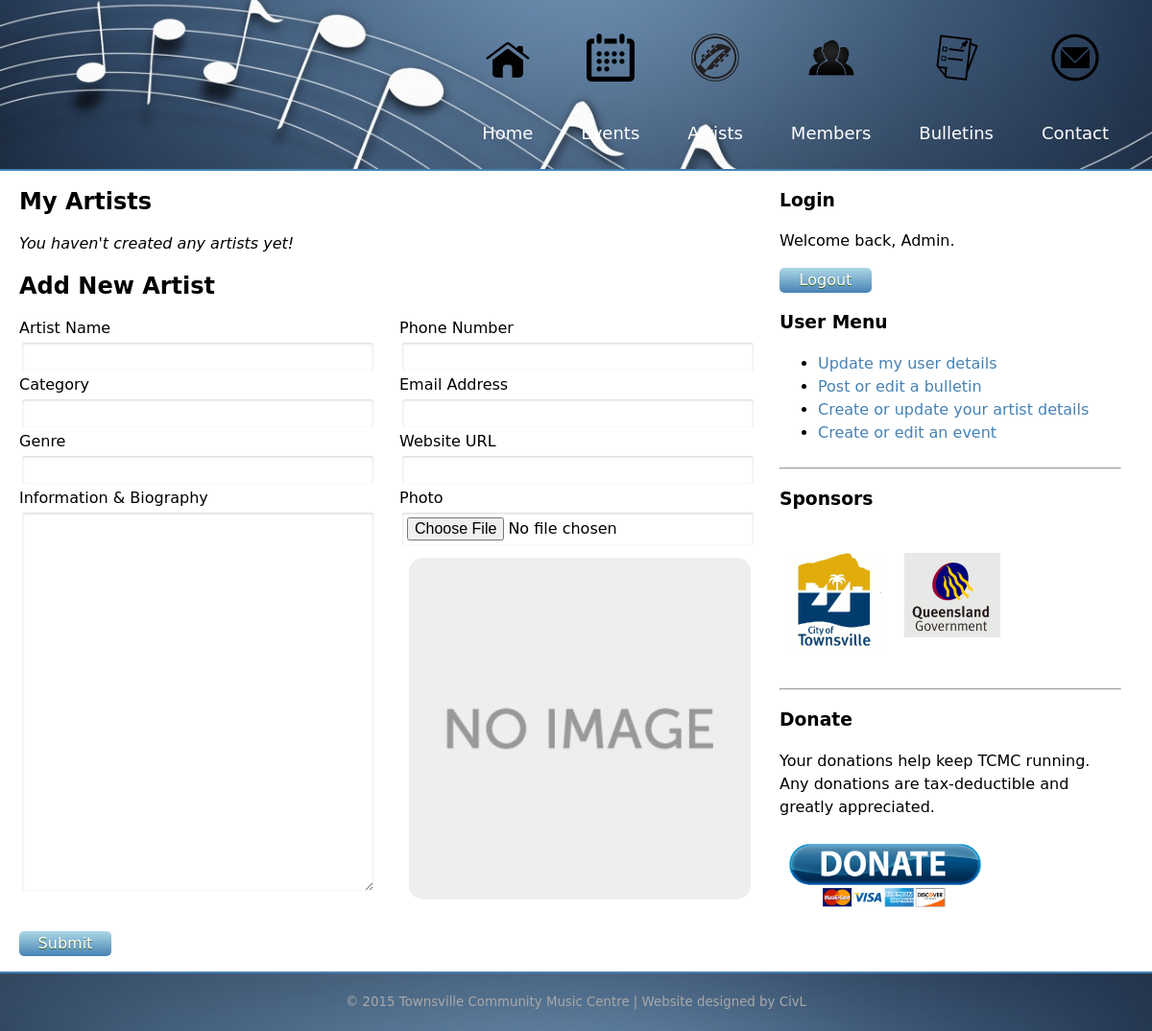
The app's page /editArtist.php (signed in), older data.
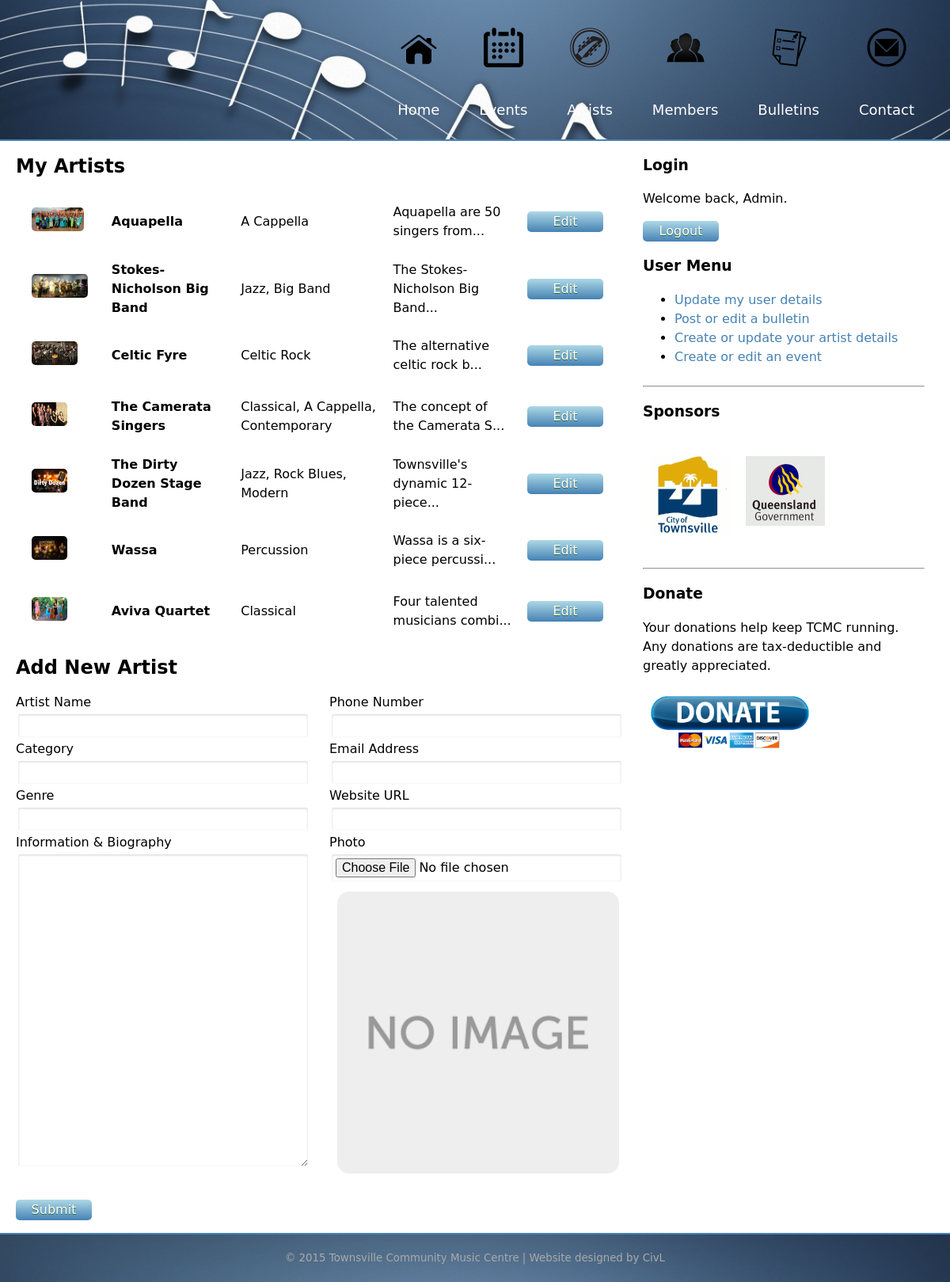
The same page, newer data.
### tables this page shows
CREATE TABLE "artist" (
  "artist_id" integer NOT NULL PRIMARY KEY AUTOINCREMENT,
  "artist_name" text NOT NULL,
  "artist_category" text NOT NULL,
  "artist_phone" text NOT NULL,
  "artist_email" text NOT NULL,
  "artist_website" text NOT NULL,
  "artist_genre" text NOT NULL,
  "artist_info" text NOT NULL,
  "artist_photo" text NOT NULL,
  "artist_featured" text NOT NULL,
  "user_id" text NOT NULL,
  FOREIGN KEY ("user_id") REFERENCES "user" ("user_id") ON DELETE NO ACTION ON UPDATE NO ACTION
);

### editArtist.php (the view, shortened to what this page needs)
<?php include("header.php"); ?>
    <div class="container">
        <div class="row">
            <div id="main" class="col wide">
                <?php if(!isset($_SESSION['userLoggedIn']) || $_SESSION['user_status'] < 1){
                    include('moduleNoAccess.php');
                } else {
                    include("connectdb.php");
                    $select = $dat->query('select * from artist where user_id = "'. $_SESSION['user_id'] .'"');
                    $artists = $select->fetchAll(PDO::FETCH_ASSOC);
                    echo '<div class="artistMy"><h2>My Artists</h2>';
                    if(empty($artists)){
                        echo '<em>You haven\'t created any artists yet!</em>';
                    }
                    echo '<table>';
                    foreach ($artists as $row){
                        echo '<tr>';
                        echo '<td><img src="'. $row['artist_photo'] .'"></td>';
                        echo '<td><strong>'. $row['artist_name'] .'</strong></td>';
                        echo '<td>'. $row['artist_genre'] .'</td>';
                        echo '<td>'. substr($row["artist_info"], 0, 29) .'...' .'</td>';
                        echo '<td><a href="editArtist.php?artist_id='. $row['artist_id'] .'"><button>Edit</button></a></td>';
                        echo '</tr>';
                    }
                    echo '</table></div>';
                    if (isset($_GET['artist_id'])){
                        echo '<h2>Edit Artist</h2>';
                    }
                    else {
                        echo '<h2>Add New Artist</h2>';
                    } ?>
                    <form method="post" action="processArtist.php" enctype="multipart/form-data">
                        <div class="row">
                            <div class="col half">
                                    <label for="artist_name">Artist Name</label>
                                    <input name="artist_name" id="artist_name">
                                    <label for="artist_category">Category</label>
                                    <input name="artist_category" id="artist_category">
                                    <label for="artist_genre">Genre</label>
                                    <input name="artist_genre" id="artist_genre">
                            </div>
                            <div class="col half">
                                    <label for="artist_phone">Phone Number</label>
                                    <input name="artist_phone" id="artist_phone">
                                    <label for="artist_email">Email Address</label>
                                    <input name="artist_email" id="artist_email">
                                    <label for="artist_website">Website URL</label>
                                    <input name="artist_website" id="artist_website">
                            </div>
                        </div>
                        <div class="row">
                            <div class="col half">
                                <label for="artist_info">Information & Biography</label>
                                <textarea rows="16" name="artist_info" id="artist_info"></textarea>
                            </div>
                            <div class="col half">
                                <label for="artist_photo">Photo</label>
                                <input type="file" name="artist_photo" id ="artist_photo">
                                <img src="images/default.gif" id="display_photo" width="100%">
                            </div>
                        </div>
                        <div class="row">
                            <div class="col">
                                <p>
                                    <button type="submit" name="submit" id="submit" value="new">Submit</button>
                                </p>
                            </div>
                        </div>
                    </form>
                <?php } ?>
            </div>
            <div id="sidebar" class="col narrow">
                <?php include("sidebar.php");?>
            </div>
        </div>
    </div>
<?php
include("footer.php"); ?>

Row changes from the older to the newer data that the page shows:
added artist: artist_photo (picture), artist_name "Aquapella", artist_genre "A Cappella", artist_info "Aquapella are 50 singers from"
added artist: artist_photo (picture), artist_name "Stokes-Nicholson Big Band", artist_genre "Jazz, Big Band", artist_info "The Stokes-Nicholson Big Band"
added artist: artist_photo (picture), artist_name "Celtic Fyre", artist_genre "Celtic Rock", artist_info "The alternative celtic rock b"
added artist: artist_photo (picture), artist_name "The Camerata Singers", artist_genre "Classical, A Cappella, Contemporary", artist_info "The concept of the Camerata S"
added artist: artist_photo (picture), artist_name "The Dirty Dozen Stage Band", artist_genre "Jazz, Rock Blues, Modern", artist_info "Townsville's dynamic 12-piece"
added artist: artist_photo (picture), artist_name "Wassa", artist_genre "Percussion", artist_info "Wassa is a six-piece percussi"
added artist: artist_photo (picture), artist_name "Aviva Quartet", artist_genre "Classical", artist_info "Four talented musicians combi"
Text that changed along with them:
text no longer shown: "You haven ' t created any artists yet!"
